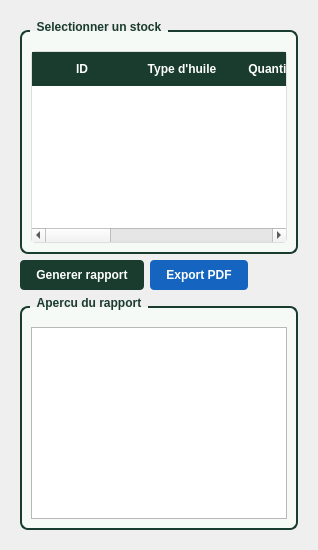
      <widget class="QWidget" name="tabRapports">
       <attribute name="title">
        <string>Rapports</string>
       </attribute>
       <layout class="QVBoxLayout" name="verticalLayout_11">
        <property name="leftMargin">
         <number>20</number>
        </property>
        <property name="topMargin">
         <number>20</number>
        </property>
        <property name="rightMargin">
         <number>20</number>
        </property>
        <property name="bottomMargin">
         <number>20</number>
        </property>
        <item>
         <widget class="QGroupBox" name="groupSelectionRapport">
          <property name="styleSheet">
           <string notr="true">QGroupBox {
    font-weight: bold;
    border: 2px solid #1A3C2F;
    border-radius: 8px;
    margin-top: 10px;
    padding-top: 10px;
    background-color: #F5FAF7;
}
QGroupBox::title {
    subcontrol-origin: margin;
    left: 10px;
    padding: 0 5px;
    color: #1A3C2F;
}</string>
          </property>
          <property name="title">
           <string>Selectionner un stock</string>
          </property>
          <layout class="QVBoxLayout" name="layoutSelectionRapport">
           <item>
            <widget class="QTableWidget" name="tableRapportSelection">
             <property name="maximumSize">
              <size>
               <width>16777215</width>
               <height>200</height>
              </size>
             </property>
             <property name="styleSheet">
              <string notr="true">QTableWidget {
    border: 1px solid #ddd;
    border-radius: 4px;
    gridline-color: #e0e0e0;
}
QHeaderView::section {
    background-color: #1A3C2F;
    color: white;
    padding: 8px;
    border: none;
    font-weight: bold;
}</string>
             </property>
             <property name="alternatingRowColors">
              <bool>true</bool>
             </property>
             <property name="selectionBehavior">
              <enum>QAbstractItemView::SelectionBehavior::SelectRows</enum>
             </property>
             <column>
              <property name="text">
               <string>ID</string>
              </property>
             </column>
             <column>
              <property name="text">
               <string>Type d'huile</string>
              </property>
             </column>
             <column>
              <property name="text">
               <string>Quantite (L)</string>
              </property>
             </column>
             <column>
              <property name="text">
               <string>Seuil</string>
              </property>
             </column>
             <column>
              <property name="text">
               <string>Date MAJ</string>
              </property>
             </column>
             <column>
              <property name="text">
               <string>Emplacement</string>
              </property>
             </column>
             <column>
              <property name="text">
               <string>Etat</string>
              </property>
             </column>
            </widget>
           </item>
          </layout>
         </widget>
        </item>
        <item>
         <layout class="QHBoxLayout" name="layoutBtnRapport">
          <item>
           <widget class="QPushButton" name="btnGenererRapport">
            <property name="styleSheet">
             <string notr="true">QPushButton {
    background-color: #1A3C2F;
    color: white;
    border: none;
    padding: 8px 16px;
    border-radius: 4px;
    font-weight: bold;
}
QPushButton:hover {
    background-color: #234D3D;
}</string>
            </property>
            <property name="text">
             <string>Generer rapport</string>
            </property>
           </widget>
          </item>
          <item>
           <widget class="QPushButton" name="btnExportRapportPDF">
            <property name="styleSheet">
             <string notr="true">QPushButton {
    background-color: #1565c0;
    color: white;
    border: none;
    padding: 8px 16px;
    border-radius: 4px;
    font-weight: bold;
}
QPushButton:hover {
    background-color: #1976d2;
}</string>
            </property>
            <property name="text">
             <string>Export PDF</string>
            </property>
           </widget>
          </item>
          <item>
           <spacer name="horizontalSpacer_9">
            <property name="orientation">
             <enum>Qt::Orientation::Horizontal</enum>
            </property>
            <property name="sizeHint" stdset="0">
             <size>
              <width>40</width>
              <height>20</height>
             </size>
            </property>
           </spacer>
          </item>
         </layout>
        </item>
        <item>
         <widget class="QGroupBox" name="groupApercuRapport">
          <property name="styleSheet">
           <string notr="true">QGroupBox {
    font-weight: bold;
    border: 2px solid #1A3C2F;
    border-radius: 8px;
    margin-top: 10px;
    padding-top: 10px;
    background-color: #F5FAF7;
}
QGroupBox::title {
    subcontrol-origin: margin;
    left: 10px;
    padding: 0 5px;
    color: #1A3C2F;
}</string>
          </property>
          <property name="title">
           <string>Apercu du rapport</string>
          </property>
          <layout class="QVBoxLayout" name="layoutApercuRapport">
           <item>
            <widget class="QTextEdit" name="textApercuRapport">
             <property name="readOnly">
              <bool>true</bool>
             </property>
            </widget>
           </item>
          </layout>
         </widget>
        </item>
       </layout>
      </widget>
